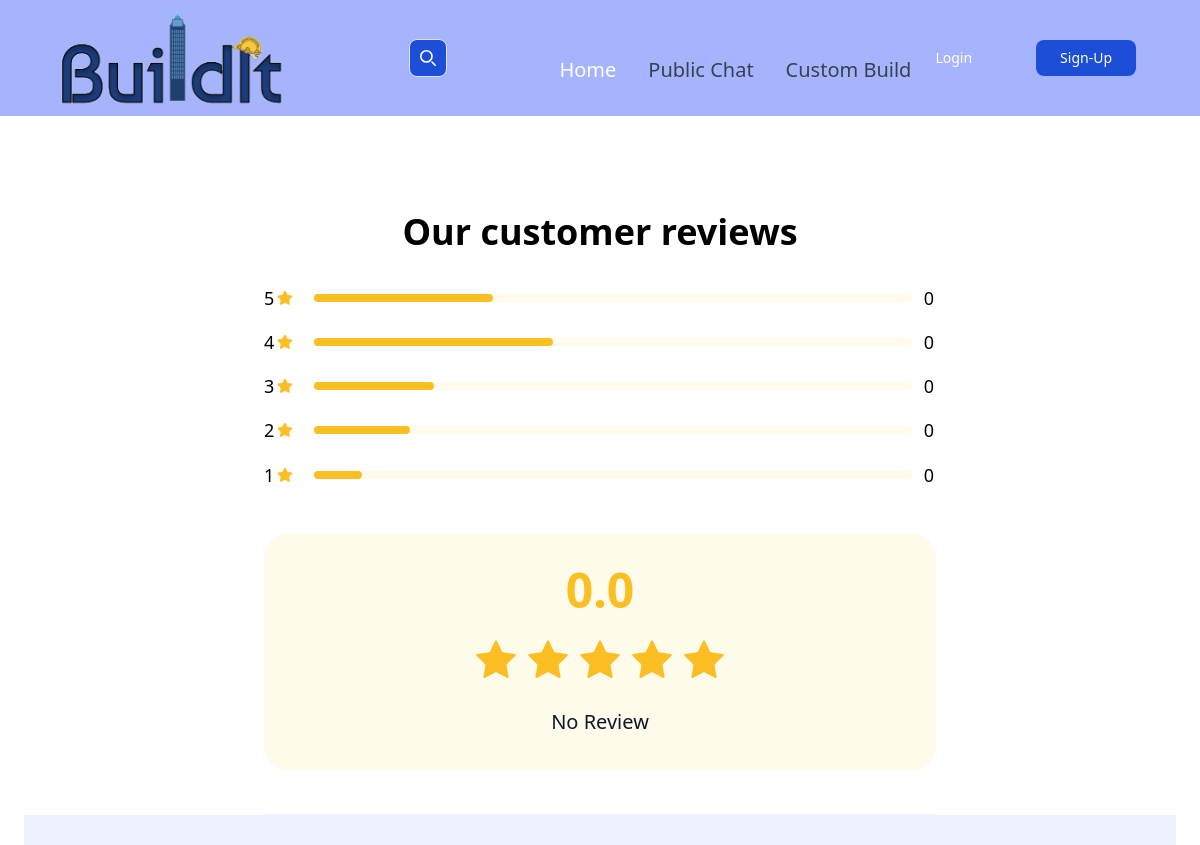
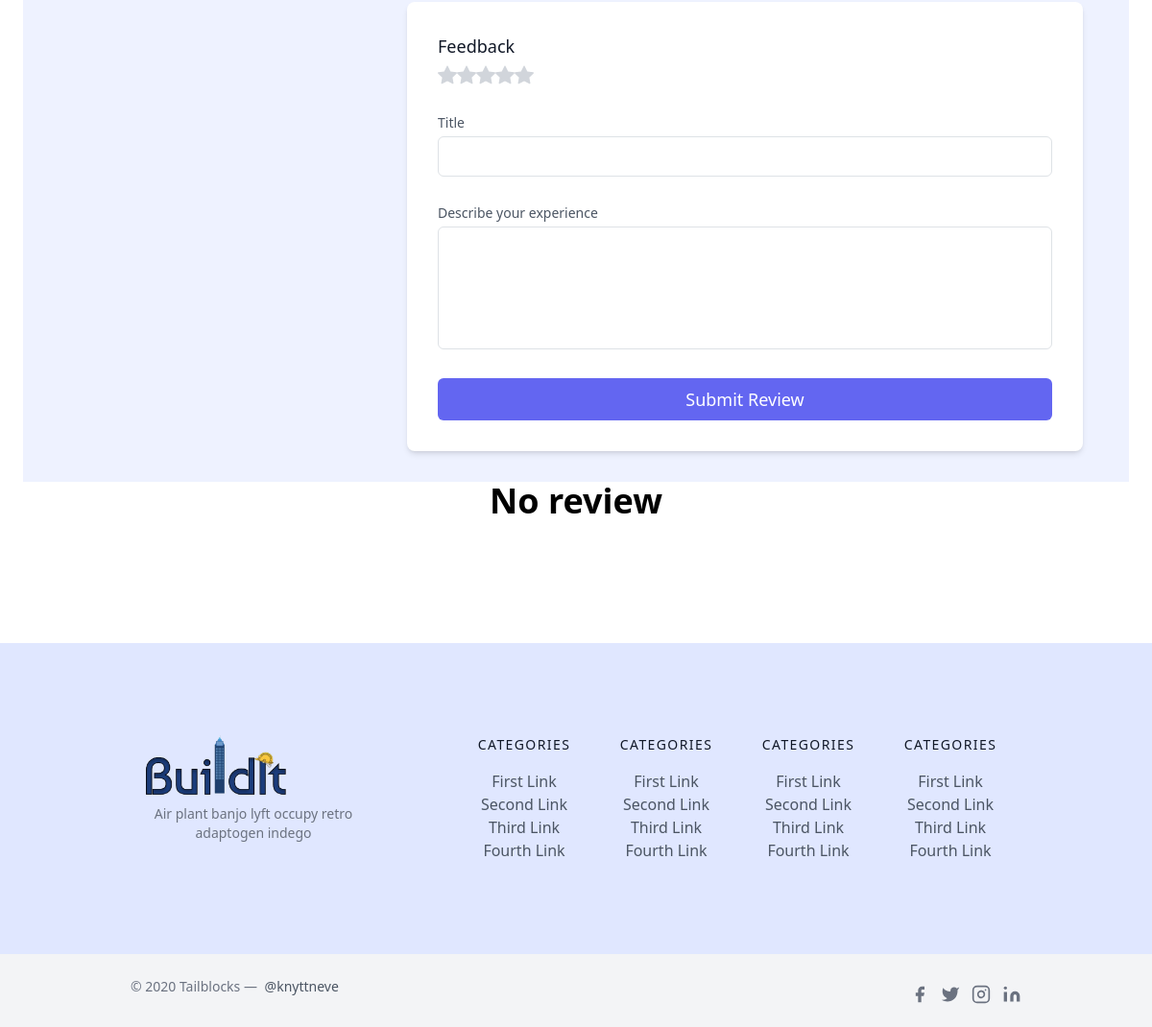
Before: /post/9/review/ with the older database file (2 pictures, top to bottom).
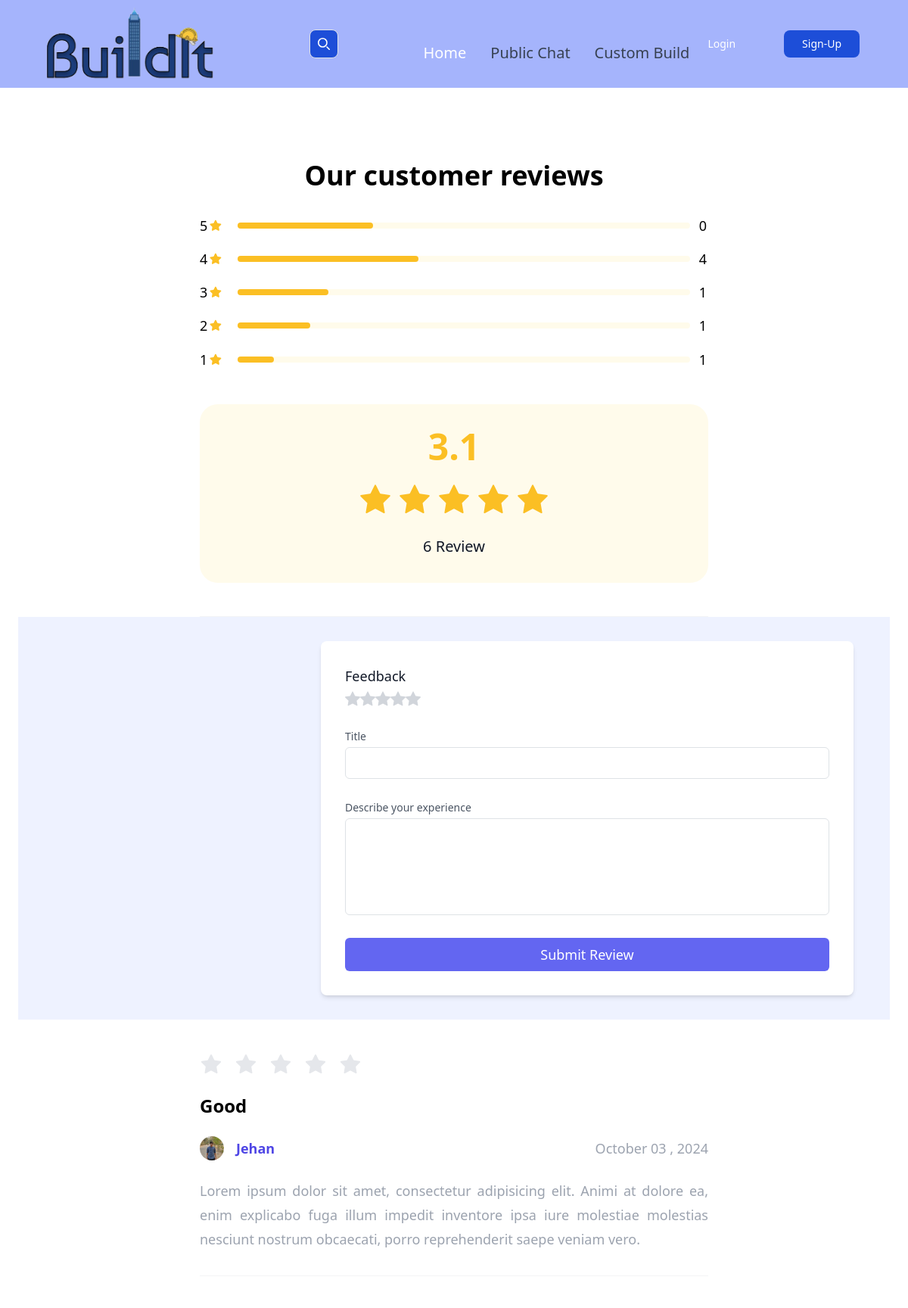
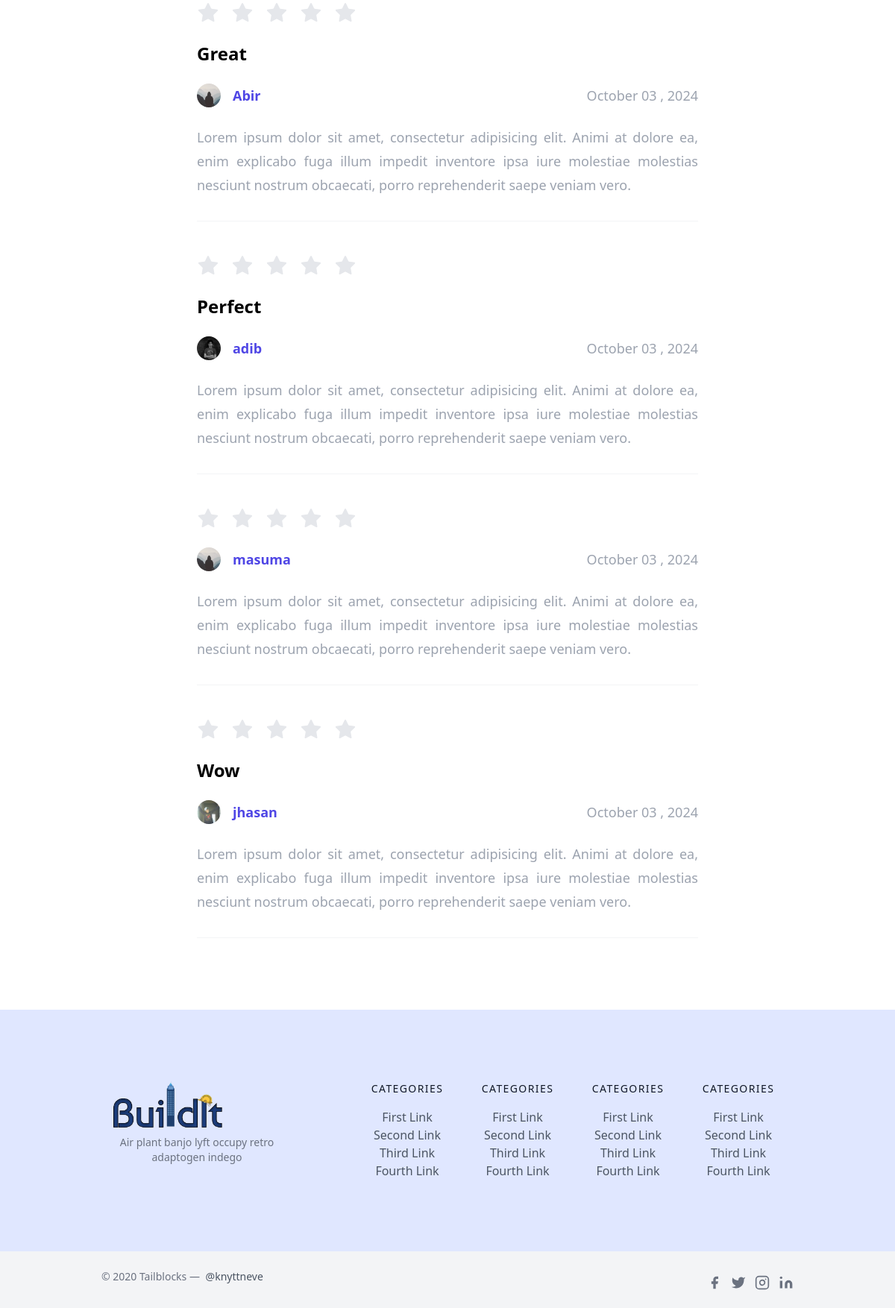
After: the same page with the newer database file (2 pictures, top to bottom).
### posts/models.py (models this page shows, shortened)
class Review(models.Model):
    user = models.ForeignKey(User, on_delete=models.CASCADE)
    post = models.ForeignKey(Post, on_delete=models.CASCADE, related_name='reviews')
    rating = models.IntegerField(choices=[(i, str(i)) for i in range(1, 6)])  # rating from 1 to 5
    title = models.TextField(blank=True, null=True)
    comment = models.TextField(blank=True, null=True)
    created_at = models.DateTimeField(auto_now_add=True)

### users/models.py (models this page shows, shortened)
class Profile(models.Model):
    user = models.OneToOneField(User, on_delete=models.CASCADE)
    image = models.ImageField(default='default.jpg',upload_to='profile_pic')
    bio = models.CharField(default='',max_length=100)

### posts/views.py (the view)
# urls.py: path('post/<int:post_id>/review/', views.add_review, name='add_review'),
def add_review(request, post_id):
    post = get_object_or_404(Post, id=post_id)
    post_review = Review.objects.filter(post=post).values('user').distinct().count()
    average_rating_for_post = Review.objects.filter(post=post).aggregate(average_rating=Avg('rating'))
    one = Review.objects.filter(rating=1,post=post).values('user').distinct().count()
    two = Review.objects.filter(rating=2,post=post).values('user').distinct().count()
    three = Review.objects.filter(rating=3,post=post).values('user').distinct().count()
    four = Review.objects.filter(rating=4,post=post).values('user').distinct().count()
    five = Review.objects.filter(rating=5,post=post).values('user').distinct().count()
    all_review  = Review.objects.filter(post=post).order_by('-created_at')[:5]
    if request.method == 'POST':
        form = ReviewForm(request.POST)
        if form.is_valid():
            review = form.save(commit=False)
            review.user = request.user  # Attach the logged-in user
            review.post = post  # Attach the post being reviewed
            review.save()
            return redirect('post-detail', post.id)  # Redirect to post detail page after submission
    else:
        form = ReviewForm()
    return render(request, 'posts/add_review.html', {'form': form, 'post': post, 'data': post_review,'avg_rating':average_rating_for_post,'one':one,'two':two,'three':three,'four':four,'five':five,'all_review':all_review})

### posts/forms.py
class ReviewForm(forms.ModelForm):
    class Meta:
        model = Review
        fields = ['rating','title', 'comment']
    rating = forms.ChoiceField(
        choices=[(i, str(i)) for i in range(1, 6)],
        widget=forms.RadioSelect
    )
    title = forms.CharField(
        widget=forms.Textarea(attrs={'rows': 1, 'class':'w-full bg-white rounded border border-gray-300 focus:border-indigo-500 focus:ring-2 focus:ring-indigo-200 h-32 text-base outline-none text-gray-700 py-1 px-3 resize-none leading-6 transition-colors duration-200 ease-in-out'}),
        required=False
    )
    comment = forms.CharField(
        widget=forms.Textarea(attrs={'rows': 6, 'class':'w-full bg-white rounded border border-gray-300 focus:border-indigo-500 focus:ring-2 focus:ring-indigo-200 h-32 text-base outline-none text-gray-700 py-1 px-3 resize-none leading-6 transition-colors duration-200 ease-in-out'}),
        required=False
    )

### posts/templates/posts/add_review.html (shortened to what the changed rows need)
{% extends 'posts/base.html' %}
{% block content %}
    <section class="py-24 relative">
        <div class="w-full max-w-7xl px-4 md:px-5 lg-6 mx-auto">
            <div class="w-full">
                <h2 class="font-manrope font-bold text-4xl text-black mb-8 text-center">Our customer reviews
                </h2>
                <div class="grid grid-cols-1 xl:grid-cols-2 gap-11 pb-11 border-b border-gray-100 max-xl:max-w-2xl max-xl:mx-auto">
                    <div class="box flex flex-col gap-y-4 w-full ">
                        <div class="flex items-center w-full">
                            <p class="font-medium text-lg text-black mr-0.5">4</p>
                            <p class="h-2 w-full xl:min-w-[278px] rounded-3xl bg-amber-50 ml-5 mr-3">
                                <span class="h-full w-[40%] rounded-3xl bg-amber-400 flex"></span>
                            </p>
                            <p class="font-medium text-lg text-black mr-0.5">
                                {% if four %}
                                    {{ four }}
                                {% else %}
                                    0
                                {% endif %}
                            </p>
                        </div>
                        <div class="flex items-center">
                            <p class="font-medium text-lg text-black mr-0.5">3</p>
                            <p class="h-2 w-full xl:min-w-[278px] rounded-3xl bg-amber-50 ml-5 mr-3">
                                <span class="h-full w-[20%] rounded-3xl bg-amber-400 flex"></span>
                            </p>
                            <p class="font-medium text-lg text-black mr-0.5">
                                {% if three %}
                                    {{ three }}
                                {% else %}
                                    0
                                {% endif %}
                            </p>
                        </div>
                        <div class="flex items-center">
                            <p class="font-medium text-lg text-black mr-0.5">2</p>
                            <p class="h-2 w-full xl:min-w-[278px] rounded-3xl bg-amber-50 ml-5 mr-3">
                                <span class="h-full w-[16%] rounded-3xl bg-amber-400 flex"></span>
                            </p>
                            <p class="font-medium text-lg text-black mr-0.5">
                                {% if two %}
                                    {{ two }}
                                {% else %}
                                    0
                                {% endif %}
                            </p>
                        </div>
                        <div class="flex items-center">
                            <p class="font-medium text-lg text-black mr-0.5">1</p>
                            <p class="h-2 w-full xl:min-w-[278px] rounded-3xl bg-amber-50 ml-5 mr-3">
                                <span class="h-full w-[8%] rounded-3xl bg-amber-400 flex"></span>
                            </p>
                            <p class="font-medium text-lg py-[1px] text-black mr-0.5">
                                {% if one %}
                                    {{ one }}
                                {% else %}
                                    0
                                {% endif %}
                            </p>
                        </div>
                    </div>
                    <div class="p-8 bg-amber-50 rounded-3xl flex items-center justify-center flex-col">
                        <h2 class="font-manrope font-bold text-5xl text-amber-400 mb-6">
                            {% if avg_rating.average_rating is not None %}
                                {{ avg_rating.average_rating|floatformat:1 }}
                            {% else %}
                                0.0
                            {% endif %}
                        </h2>
                        <div class="flex items-center justify-center gap-2 sm:gap-6 mb-4">
                        </div>
                        <p class="font-medium text-xl leading-8 text-gray-900 text-center">
                            {% if data %}
                                {{ data }}
                            {% else %}
                                No
                            {% endif %} Review
                        </p>
                    </div>
                </div>
                <section class="text-gray-600 body-font relative bg-indigo-50">
                    <form action="" method="POST">
                        <div class="px-5 py-8 mx-auto flex">
                            <div class="lg:w-2/3 md:w-1/2 bg-white rounded-lg p-8 flex flex-col md:ml-auto w-full mt-10 md:mt-0 relative z-10 shadow-md">
                                <h2 class="text-gray-900 text-lg mb-1 font-medium title-font">Feedback</h2>
                                <div class="relative mb-4">
                                    <div class="flex flex-row-reverse justify-end items-center">
                                        {% for i in "54321" %}
                                            <input id="rating-{{ forloop.counter }}" type="radio"
                                                   class="pt-4 peer -ms-5 size-5 bg-transparent border-0 text-transparent cursor-pointer appearance-none checked:bg-none focus:bg-none focus:ring-0 focus:ring-offset-0"
                                                   name="{{ form.rating.name }}" value="{{ forloop.counter }}"
                                                   {% if form.rating.value == forloop.counter %}checked{% endif %}>
                                            <label for="rating-{{ forloop.counter }}"
                                                   class="peer-checked:text-yellow-400 text-gray-300 pointer-events-none dark:peer-checked:text-yellow-600 dark:text-neutral-600">
                                            </label>
                                        {% endfor %}
                                    </div>
                                </div>
                            </div>
                        </div>
                    </form>
                </section>
                {% if all_review %}
                    {% for eachReview in all_review %}
                        <div class="pt-11 pb-8 border-b border-gray-100 max-xl:max-w-2xl max-xl:mx-auto">
                            <div class="flex items-center gap-3 mb-4">
                                {% with 5 as max_rating %}
                                    {% for i in "12345" %}
                                        <svg xmlns="http://www.w3.org/2000/svg" width="30" height="30"
                                             viewBox="0 0 30 30" fill="none">
                                            <g clip-path="url(#clip0_13624_2892)">
                                                <path
                                                        d="M14.1033 2.56698C14.4701 1.82374 15.5299 1.82374 15.8967 2.56699L19.1757 9.21093C19.3214 9.50607 19.6029 9.71064 19.9287 9.75797L27.2607 10.8234C28.0809 10.9426 28.4084 11.9505 27.8149 12.5291L22.5094 17.7007C22.2737 17.9304 22.1662 18.2614 22.2218 18.5858L23.4743 25.8882C23.6144 26.7051 22.7569 27.3281 22.0233 26.9424L15.4653 23.4946C15.174 23.3415 14.826 23.3415 14.5347 23.4946L7.9767 26.9424C7.24307 27.3281 6.38563 26.7051 6.52574 25.8882L7.7782 18.5858C7.83384 18.2614 7.72629 17.9304 7.49061 17.7007L2.1851 12.5291C1.59159 11.9505 1.91909 10.9426 2.73931 10.8234L10.0713 9.75797C10.3971 9.71064 10.6786 9.50607 10.8243 9.21093L14.1033 2.56698Z"
                                                        fill="{% if review.rating >= i|add:"0"|floatformat:0 %} #FBBF24 {% else %} #E5E7EB {% endif %}"/>
                                            </g>
                                            <defs>
                                                <clipPath id="clip0_13624_2892">
                                                    <rect width="30" height="30" fill="white"/>
                                                </clipPath>
                                            </defs>
                                        </svg>
                                    {% endfor %}
                                {% endwith %}
                            </div>
                            <h3 class="font-manrope font-semibold text-xl sm:text-2xl leading-9 text-black mb-6">
                                {{ eachReview.title }}
                            </h3>
                            <div class="flex sm:items-center flex-col min-[400px]:flex-row justify-between gap-5 mb-4">
                                <div class="flex items-center gap-3">
                                    <img src="{{ eachReview.user.profile.image.url }}" alt="John image"
                                         class="w-8 h-8 rounded-full object-cover">
                                    <h6 class="font-semibold text-lg leading-8 text-indigo-600 ">{{ eachReview.user.username }}</h6>
                                </div>
                                <p class="font-normal text-lg leading-8 text-gray-400">{{ eachReview.created_at|date:"F d , Y" }}</p>
                            </div>
                            <p class="font-normal text-lg leading-8 text-gray-400 max-xl:text-justify">{{ eachReview.comment }}</p>
                        </div>
                    {% endfor %}{% else %}
                    <h2 class="font-manrope font-bold text-4xl text-black mb-8 text-center">No review</h2>
                {% endif %}
            </div>
        </div>
    </section>
{% endblock %}

Changed rows visible on the page:
added Review: title "Good", user.profile.image (picture), user.username "Jehan", created_at "October 03 , 2024", comment "Lorem ipsum dolor sit amet, consectetur adipisicing elit. Animi at dolore ea, enim explicabo fuga illum impedit inventore ipsa iure molestiae molestias nesciunt nostrum obcaecati, porro reprehenderit saepe veniam vero."
added Review: title "Great", user.profile.image (placeholder picture), user.username "Abir", created_at "October 03 , 2024", comment "Lorem ipsum dolor sit amet, consectetur adipisicing elit. Animi at dolore ea, enim explicabo fuga illum impedit inventore ipsa iure molestiae molestias nesciunt nostrum obcaecati, porro reprehenderit saepe veniam vero."
added Review: title "Perfect", user.profile.image (picture), user.username "adib", created_at "October 03 , 2024", comment "Lorem ipsum dolor sit amet, consectetur adipisicing elit. Animi at dolore ea, enim explicabo fuga illum impedit inventore ipsa iure molestiae molestias nesciunt nostrum obcaecati, porro reprehenderit saepe veniam vero."
added Review: user.profile.image (placeholder picture), user.username "masuma", created_at "October 03 , 2024", comment "Lorem ipsum dolor sit amet, consectetur adipisicing elit. Animi at dolore ea, enim explicabo fuga illum impedit inventore ipsa iure molestiae molestias nesciunt nostrum obcaecati, porro reprehenderit saepe veniam vero."
added Review: title "Wow", user.profile.image (picture), user.username "jhasan", created_at "October 03 , 2024", comment "Lorem ipsum dolor sit amet, consectetur adipisicing elit. Animi at dolore ea, enim explicabo fuga illum impedit inventore ipsa iure molestiae molestias nesciunt nostrum obcaecati, porro reprehenderit saepe veniam vero."
Other visible differences:
{{ four }}: (not shown) → "4"
{{ three }}: (not shown) → "1"
{{ two }}: (not shown) → "1"
{{ one }}: (not shown) → "1"
{{ avg_rating.average_rating|floatformat:1 }}: (not shown) → "3.1"
{{ data }}: (not shown) → "6"
text no longer shown: "0 0 0 0 0.0 No No review"
